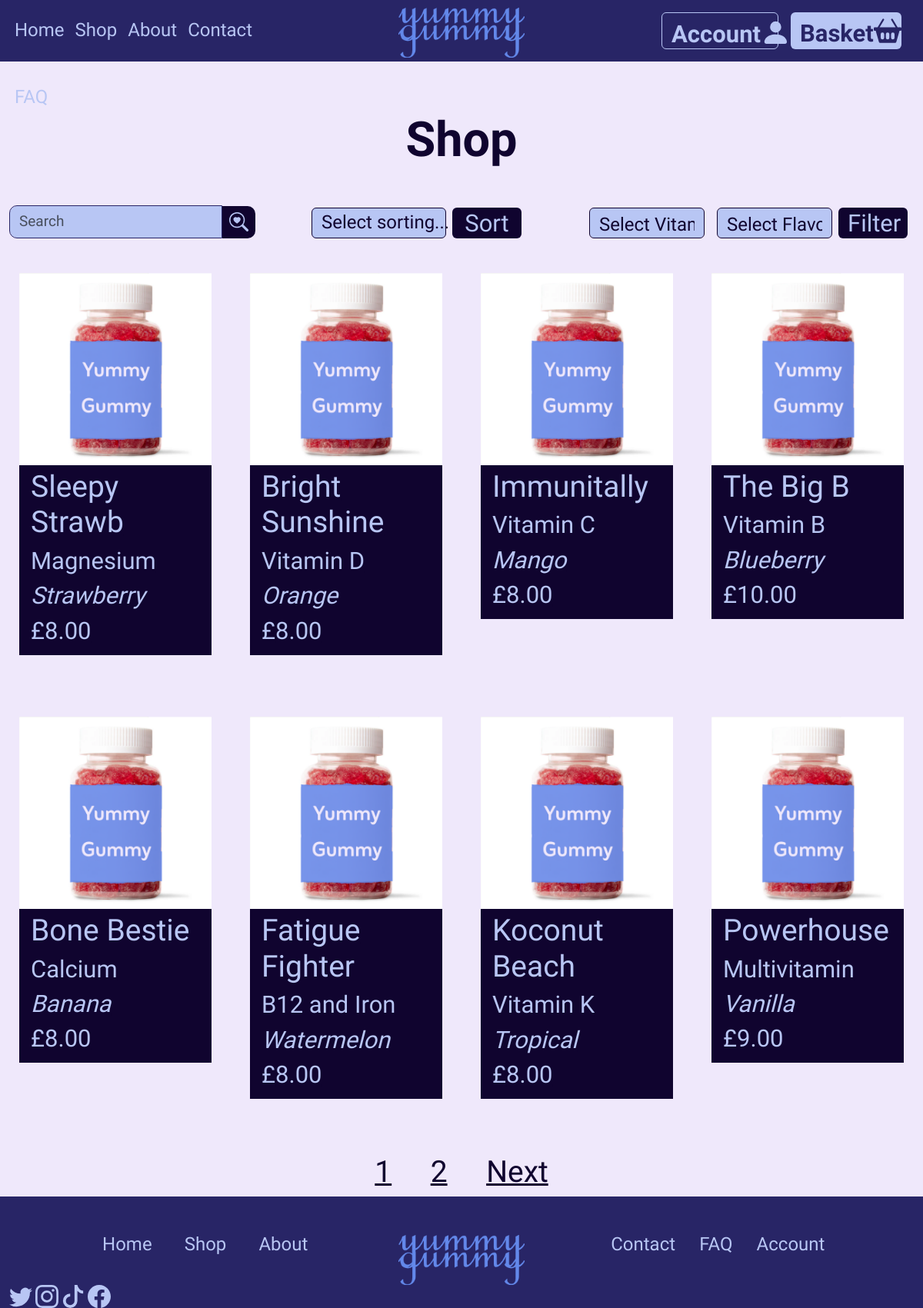
Page /shop on the committed database.
### app/models.py (models this page shows, shortened)
class Product(db.Model):
    id: so.Mapped[int] = so.mapped_column(primary_key=True)
    name: so.Mapped[str] = so.mapped_column(sa.String(255), index=True, nullable=False)
    vitamin: so.Mapped[str] = so.mapped_column(sa.String(255), nullable=False)
    flavour: so.Mapped[str] = so.mapped_column(sa.String(50), index=True, nullable=True)
    price: so.Mapped[float] = so.mapped_column(sa.Numeric(10, 2), nullable=False)
    description: so.Mapped[str] = so.mapped_column(sa.String(1000), nullable=True)

### app/routes.py (the view)
@app.route('/shop')
def shop():
    page = request.args.get("page", 1, type=int) # Pagination
    per_page = 8  # Display 8 products per page
    products = Product.query.paginate(page=page, per_page=per_page, error_out=False)
    return render_template("shop.html", title="Shop", products=products.items, pagination=products)

### app/templates/shop.html (shortened to what this page needs)
{% extends "base.html" %}
{% block body %}
<h1 class="ygtitle">Shop</h1>
<div class="row rowstyle rowmidstyle">
    <div class="col-4 shoptop">
        <form action="{{ url_for('search') }}" method="get">
            <div class="searchbar">
                <input type="search" id="shopsearch" name="q" class="form-control" placeholder="Search" required/>
                <button type="submit" class="btn" id="searchbtn">
                    <img src="{{ url_for('static', filename='images/searchheart.svg') }}" alt="Maginifying glass with a heart in the middle">
                </button>
            </div>
        </form>
    </div>
    <div class="col shoporg">
        <form action="{{ url_for('filter_sort') }}" method="get" class="d-flex sortsect">
            <div class="sortmenu">
                <button class="btn btn-light dropdown-toggle custom-dropdown" type="button" id="dropdownMenuButton" data-bs-toggle="dropdown" aria-expanded="false">
                    <h5>
                    {{ "Select sorting..." if not sort_by else
                        ("Name (A-Z)" if sort_by == "name_asc" else
                        "Name (Z-A)" if sort_by == "name_desc" else
                        "Price (Low-High)" if sort_by == "price_asc" else
                        "Price (High-Low)" if sort_by == "price_desc" else "Select sorting...") }}
                    </h5>
                </button>
                <button type="submit" class="btn btn-primary ms-2" id="sortbutton">
                    <h4>Sort</h4>
                </button>
            </div>
        </form>
        <div class="filtersection" id="filterSection">
            <form action="{{ url_for('filter_sort') }}" method="get" class="d-flex mt-2 filtform">
                {% include "shopvitaminfilt.html" %}
                {% include "shopflavourfilt.html" %}
                <button type="submit" class="btn btn-primary ms-2" id="apply-filters">
                    <h4>Filter</h4>
                </button>
            </form>
        </div>
    </div>
</div>
<div class="row">
    {% for product in products %}
    <div class="col-6 col-sm-6 col-md-4 col-lg-3">
        <div class="prodcard">
            <a href="{{ url_for('product_detail', product_id=product.id) }}" class="productlink">
                <div class="cardimg">
                    <img src="{{ url_for('static', filename='images/yumgum.png') }}" alt="{{ product.name }}" />
                </div>
                <div class="cardtext">
                    <h3>{{ product.name }}</h3>
                    <h4 class="shopvitamin">{{ product.vitamin }}</h4>
                    <h4 class="shopflavour">{{ product.flavour }}</h4>
                    <h4>£{{ "%.2f"|format(product.price) }}</h4>
                </div>
            </a>
        </div>
    </div>
    {% endfor %}
</div>
<div class="row">
    <div class="col"></div>
    <div class="col-3">
        <div class="pagenumb">
            {% for page_num in pagination.iter_pages() %}
                {% if page_num %}
                    <h3>
                        <a href="{{ url_for('shop', page=page_num) }}" class="pagenav">{{ page_num }}</a>
                    </h3>
                {% else %}
                    <h3>...</h3>
                {% endif %}
            {% endfor %}
            {% if pagination.has_next %}
                <h3><a href="{{ url_for('shop', page=pagination.next_num) }}" class="pagenav">Next</a></h3>
            {% endif %}
        </div>
    </div>
    <div class="col"></div>
</div>
{% endblock %}

### app/static/css/style.css (style rules this page uses)
html { height: 100%; }
h1 { font-size: 63px; }
h3 { font-size: 39px; }
h4 { font-size: 31px; }
h5 { font-size: 24px; }
body { font-family: Zain; background-color:#EFE8FB; margin-top: 5rem; height: 100%; }
.ygtitle { text-align: center; color:#10042F; font-weight: 700; }
.form-control { background-color: #B8C6F4; color: #282566; }
.shoptop { display: flex; justify-content: flex-start; flex-direction: row; align-items: baseline; align-content: center; }
.searchbar { display: flex; align-items: center; width: 20rem; height: 40px; }
#shopsearch { border: thin solid #282566; border-radius: 10px 0px 0px 10px; font-size: 19px; }
#searchbtn { background-color:#10042F; width: 43px; height: 41.83px; display: flex; justify-content: center; align-items: center; border-radius: 0px 10px 10px 0px; }
.shoporg { display: flex; justify-content: flex-end; margin-bottom: 5px; }
.sortmenu { margin-top: 8px; display: flex; flex-direction: row; justify-content: flex-end; }
.custom-dropdown { width: 175px; height: 40px; background-color: #B8C6F4; border: 1px solid #10042F; color: #10042F; display: flex; justify-content: space-between; align-items: center; }
.custom-dropdown h5 { margin: 0; }
#sortbutton { background-color: #10042F; color: #B8C6F4; height: 40px; border: none; margin-left: 10px; width: 90px; padding-top: 2px; margin-right: 14px; }
.filtersection { display: flex; flex-direction: row; justify-content: flex-end; margin-right: 8px; }
#apply-filters { background-color: #10042F; color: #B8C6F4; height: 40px; border: none; width: 90px; padding-top: 2px; }
.prodcard { display: flex; justify-content: center; margin: 40px 10px; }
.cardimg img { object-fit: cover; background-size: 100% 100%; height: 250px; width: 250px; }
.cardtext { background-color: #10042F; color: #B8C6F4; width: 250px; padding: 5px 0px 5px 15px; }
.shopflavour { font-style: italic; color: #B8C6F4; }
.productlink { color: #10042F; }
.pagenumb { margin-top: 2rem; display: flex; justify-content: space-around; }
.pagenav { color: #10042F; }

### app/static/css/responsive1440.css (style rules this page uses)
@media screen and (min-width: 1057px) and (max-width: 1440px) { .shoporg { justify-content: space-between; padding-left: 5px; } }
@media screen and (min-width: 1057px) and (max-width: 1440px) { .filtersection { margin-top: 10px; } }
@media screen and (min-width: 1057px) and (max-width: 1440px) { .shoptop { margin-bottom: 6px; padding-right: 0; width: 400px; display: flex; align-items: flex-end; } }
@media screen and (min-width: 1057px) and (max-width: 1440px) { .sortmenu { margin-top: 18px; } }

### rows in the picture
Product: name "Sleepy Strawb", vitamin "Magnesium", flavour "Strawberry", price "8.00"
Product: name "Bright Sunshine", vitamin "Vitamin D", flavour "Orange", price "8.00"
Product: name "Immunitally", vitamin "Vitamin C", flavour "Mango", price "8.00"
Product: name "The Big B", vitamin "Vitamin B", flavour "Blueberry", price "10.00"
Product: name "Bone Bestie", vitamin "Calcium", flavour "Banana", price "8.00"
Product: name "Fatigue Fighter", vitamin "B12 and Iron", flavour "Watermelon", price "8.00"
Product: name "Koconut Beach", vitamin "Vitamin K", flavour "Tropical", price "8.00"
Product: name "Powerhouse", vitamin "Multivitamin", flavour "Vanilla", price "9.00"

### other values in the picture
{{ page_num }} "1" "2"
